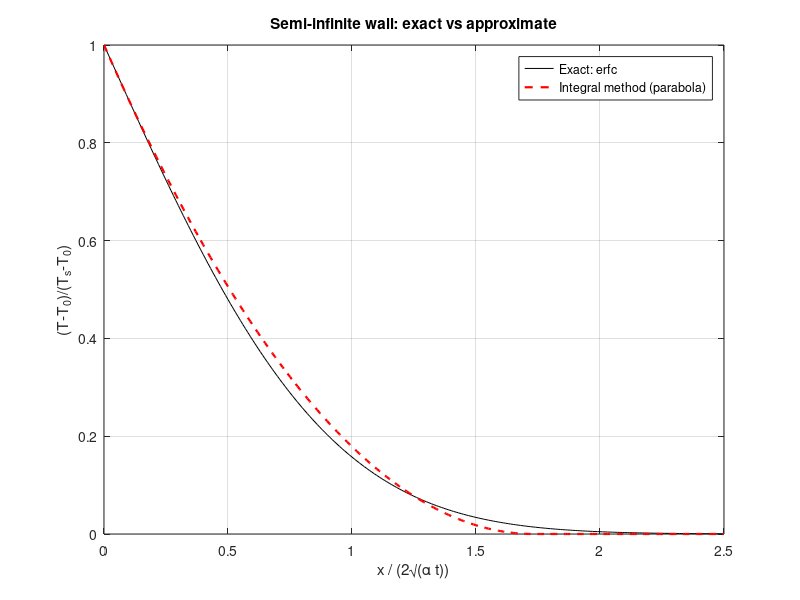
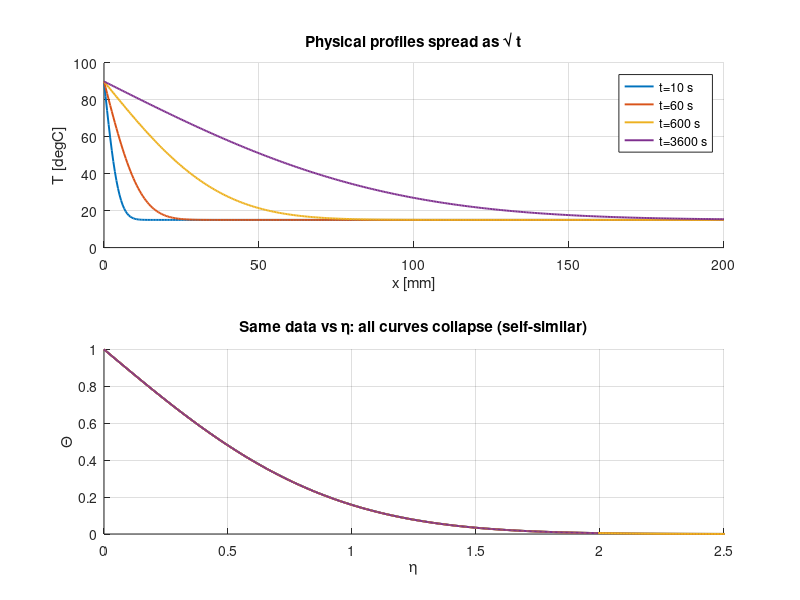

Recreate these plots in MATLAB, in order.
% Week 4 - Topic 3: Semi-Infinite Solid - Similarity (erf) & the Integral Method
% Exact:    (T-T0)/(Ts-T0) = erfc(eta),  eta = x/(2*sqrt(alpha*t))
% Integral: (T-T0)/(Ts-T0) ~ (1 - x/delta)^2,  delta = sqrt(12*alpha*t)
% Penetration depth: exact 2.8*sqrt(alpha*t) vs integral 2.6895*sqrt(alpha*t)

function week4_topic3_semi_infinite
    close all; clc
    % --- Exact vs integral-method profile (the lecture comparison figure) ---
    eta = linspace(0, 2.5, 251);
    thE = erfc(eta);
    thA = max(1 - eta/sqrt(3), 0).^2;        % x/delta = eta/sqrt(3)

    figure(1);
    plot(eta, thE, 'k-', eta, thA, 'r--', 'LineWidth', 1.6); grid on
    xlabel('x / (2\surd(\alpha t))'); ylabel('(T-T_0)/(T_s-T_0)');
    legend('Exact: erfc', 'Integral method (parabola)');
    title('Semi-infinite wall: exact vs approximate');

    fprintf('max pointwise gap = %.4f\n', max(abs(thE - thA)));
    xdInt = (1 - sqrt(0.05))*sqrt(12);
    fprintf('Penetration depth / sqrt(alpha*t): exact 2.8, integral %.4f (%.1f %% off)\n', ...
            xdInt, abs(xdInt-2.8)/2.8*100);

    % --- Self-similarity: profiles at many t collapse onto one curve ---
    alpha = 7e-7; Ts = 90; T0 = 15;          % soil-like wall
    x = linspace(0, 0.20, 400);
    figure(2); subplot(2,1,1); hold on
    tv = [10 60 600 3600];
    for t = tv
        plot(x*1e3, T0 + (Ts-T0)*erfc(x/(2*sqrt(alpha*t))), 'LineWidth', 1.4);
    end
    grid on; xlabel('x [mm]'); ylabel('T [degC]');
    legend('t=10 s','t=60 s','t=600 s','t=3600 s'); title('Physical profiles spread as \surd t');

    subplot(2,1,2); hold on
    for t = tv
        eta_ = x/(2*sqrt(alpha*t));
        plot(eta_, erfc(eta_), 'LineWidth', 1.4);
    end
    xlim([0 2.5]); grid on; xlabel('\eta'); ylabel('\Theta');
    title('Same data vs \eta: all curves collapse (self-similar)');

    % --- Worked example table ---
    fprintf('\nWorked example: alpha = 0.7 mm^2/s, Ts = 90, T0 = 15 degC\n');
    fprintf('  t [s]   depth 2.8*sqrt(at) [mm]   T(x=10mm) [degC]   q_s [kW/m^2]\n');
    kcond = 1.2;
    for t = tv
        depth = 2.8*sqrt(alpha*t)*1e3;
        T10 = T0 + (Ts-T0)*erfc(0.010/(2*sqrt(alpha*t)));
        qs = kcond*(Ts-T0)/sqrt(pi*alpha*t)/1e3;
        fprintf('  %6.0f  %12.1f            %10.2f      %10.3f\n', t, depth, T10, qs);
    end
    fprintf('  -> depth ~ sqrt(t); surface flux ~ 1/sqrt(t)\n');
end
